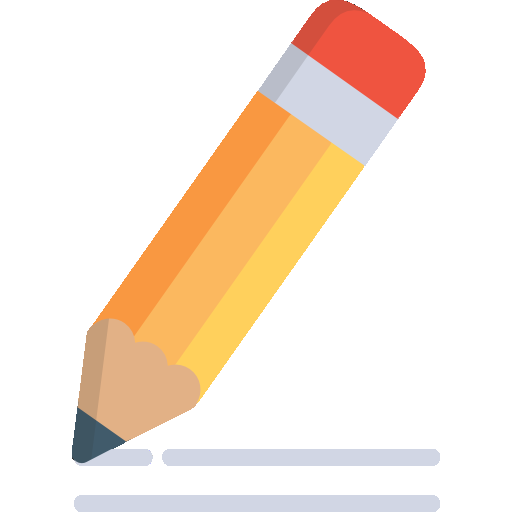
#> input picture img/edit.png, 512 x 512 px
$ python -i app.py   (imports and definitions only)   (older library calls are emulated)
#> lines starting #> are read from the running program, lines starting #| are printed output that depends on the picture
#> further down, picture is the input picture: shape (512, 512, 3); mean B, G, R 218, 232.2, 247.9
import streamlit as st
import cv2
from PIL import Image, ImageEnhance
import numpy as np
import os
import copy

# [4 lines not run here, left out]


# [16 lines left out: functions load_image, upscale, blurring, not called in this run]

def denoising(img):
    b,g,r = cv2.split(img)
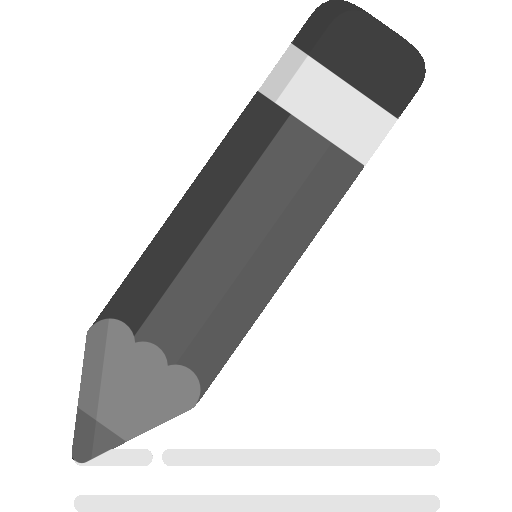
#> b: shape (512, 512); min 47, max 255, mean 218
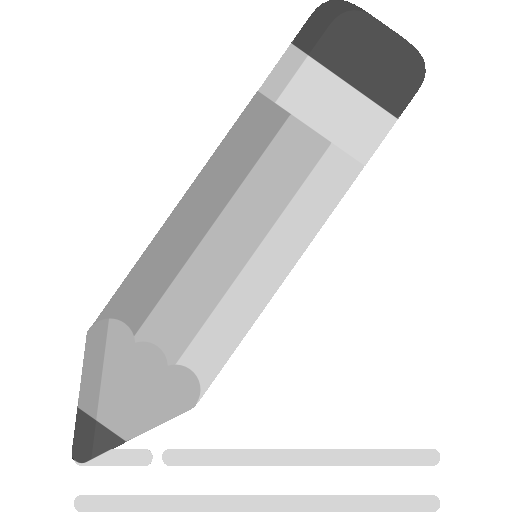
#> g: shape (512, 512); min 48, max 255, mean 232.2
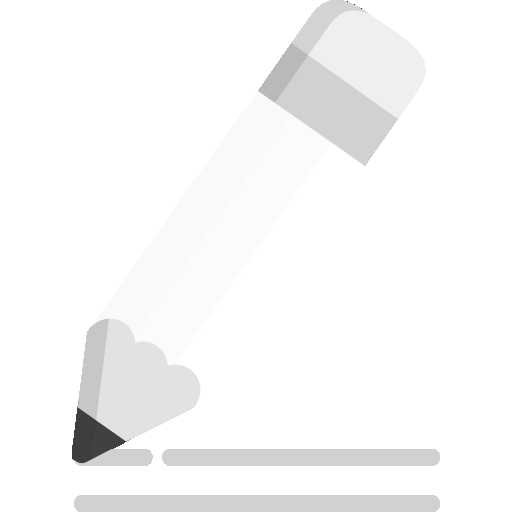
#> r: shape (512, 512); min 48, max 255, mean 247.9
    rgb_img = cv2.merge([r,g,b])
    dst = cv2.fastNlMeansDenoisingColored(rgb_img,None,10,10,7,21)
    b,g,r = cv2.split(dst)
    rgb_dst = cv2.merge([r,g,b])
    return rgb_dst

# [11 lines left out: function negate, not called in this run]

def thresholding(img, value):
    gray = cv2.cvtColor(img, cv2.COLOR_BGR2GRAY)
    return cv2.threshold(gray, value, 255, cv2.THRESH_BINARY)[1]

def medianBlur(img, value):
    img = cv2.medianBlur(img, value)
    return img

def gaussianBlur(img, value):
    return cv2.GaussianBlur(img, (value,value), cv2.BORDER_DEFAULT)

def erode(img, kernel, value):
    return cv2.erode(img, kernel, iterations=value)

def dilute(img, kernel,value):
    return cv2.dilate(img, kernel, iterations=value)

# [99 lines left out: function app, not called in this run]

# [2 lines not run here, left out]

>>> import cv2
>>> picture = cv2.imread('img/edit.png')
>>> result = denoising(picture)
